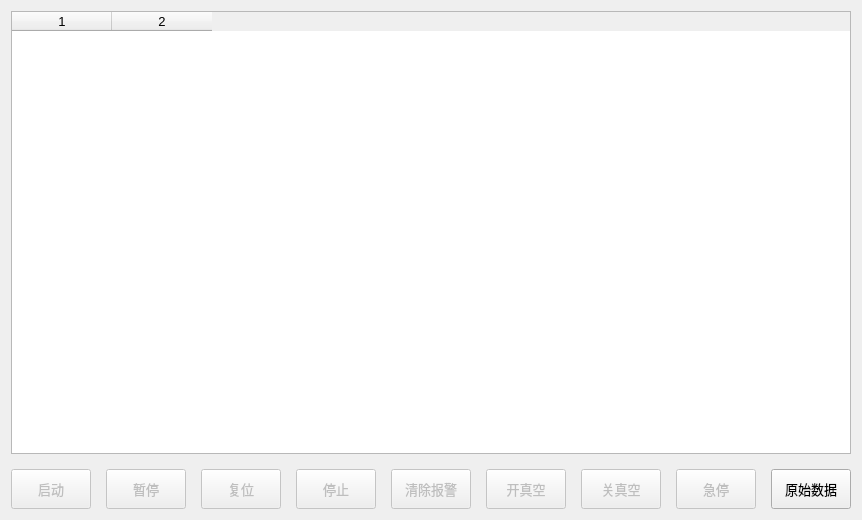
<?xml version="1.0" encoding="UTF-8"?>
<ui version="4.0">
 <class>CoaterMgrWidgetClass</class>
 <widget class="QMainWindow" name="CoaterMgrWidgetClass">
  <property name="geometry">
   <rect>
    <x>0</x>
    <y>0</y>
    <width>815</width>
    <height>520</height>
   </rect>
  </property>
  <property name="font">
   <font>
    <pointsize>10</pointsize>
   </font>
  </property>
  <property name="windowTitle">
   <string>涂布机设置</string>
  </property>
  <widget class="QWidget" name="centralWidget">
   <layout class="QVBoxLayout" name="verticalLayout" stretch="9,1">
    <property name="spacing">
     <number>15</number>
    </property>
    <item>
     <widget class="QTableWidget" name="TableAlarm">
      <property name="editTriggers">
       <set>QAbstractItemView::NoEditTriggers</set>
      </property>
      <property name="columnCount">
       <number>2</number>
      </property>
      <column/>
      <column/>
     </widget>
    </item>
    <item>
     <layout class="QHBoxLayout" name="horizontalLayout">
      <property name="spacing">
       <number>15</number>
      </property>
      <item>
       <widget class="QPushButton" name="ButtonStartup">
        <property name="enabled">
         <bool>false</bool>
        </property>
        <property name="sizePolicy">
         <sizepolicy hsizetype="Preferred" vsizetype="Preferred">
          <horstretch>0</horstretch>
          <verstretch>0</verstretch>
         </sizepolicy>
        </property>
        <property name="maximumSize">
         <size>
          <width>16777215</width>
          <height>40</height>
         </size>
        </property>
        <property name="text">
         <string>启动</string>
        </property>
       </widget>
      </item>
      <item>
       <widget class="QPushButton" name="ButtonPause">
        <property name="enabled">
         <bool>false</bool>
        </property>
        <property name="sizePolicy">
         <sizepolicy hsizetype="Preferred" vsizetype="Preferred">
          <horstretch>0</horstretch>
          <verstretch>0</verstretch>
         </sizepolicy>
        </property>
        <property name="maximumSize">
         <size>
          <width>16777215</width>
          <height>40</height>
         </size>
        </property>
        <property name="text">
         <string>暂停</string>
        </property>
       </widget>
      </item>
      <item>
       <widget class="QPushButton" name="ButtonReset">
        <property name="enabled">
         <bool>false</bool>
        </property>
        <property name="sizePolicy">
         <sizepolicy hsizetype="Preferred" vsizetype="Preferred">
          <horstretch>0</horstretch>
          <verstretch>0</verstretch>
         </sizepolicy>
        </property>
        <property name="maximumSize">
         <size>
          <width>16777215</width>
          <height>40</height>
         </size>
        </property>
        <property name="text">
         <string>复位</string>
        </property>
       </widget>
      </item>
      <item>
       <widget class="QPushButton" name="ButtonStop">
        <property name="enabled">
         <bool>false</bool>
        </property>
        <property name="sizePolicy">
         <sizepolicy hsizetype="Preferred" vsizetype="Preferred">
          <horstretch>0</horstretch>
          <verstretch>0</verstretch>
         </sizepolicy>
        </property>
        <property name="maximumSize">
         <size>
          <width>16777215</width>
          <height>40</height>
         </size>
        </property>
        <property name="text">
         <string>停止</string>
        </property>
       </widget>
      </item>
      <item>
       <widget class="QPushButton" name="ButtonClearAlarm">
        <property name="enabled">
         <bool>false</bool>
        </property>
        <property name="sizePolicy">
         <sizepolicy hsizetype="Preferred" vsizetype="Preferred">
          <horstretch>0</horstretch>
          <verstretch>0</verstretch>
         </sizepolicy>
        </property>
        <property name="maximumSize">
         <size>
          <width>16777215</width>
          <height>40</height>
         </size>
        </property>
        <property name="text">
         <string>清除报警</string>
        </property>
       </widget>
      </item>
      <item>
       <widget class="QPushButton" name="ButtonOpenVacuum">
        <property name="enabled">
         <bool>false</bool>
        </property>
        <property name="sizePolicy">
         <sizepolicy hsizetype="Preferred" vsizetype="Preferred">
          <horstretch>0</horstretch>
          <verstretch>0</verstretch>
         </sizepolicy>
        </property>
        <property name="maximumSize">
         <size>
          <width>16777215</width>
          <height>40</height>
         </size>
        </property>
        <property name="text">
         <string>开真空</string>
        </property>
       </widget>
      </item>
      <item>
       <widget class="QPushButton" name="ButtonCloseVacuum">
        <property name="enabled">
         <bool>false</bool>
        </property>
        <property name="sizePolicy">
         <sizepolicy hsizetype="Preferred" vsizetype="Preferred">
          <horstretch>0</horstretch>
          <verstretch>0</verstretch>
         </sizepolicy>
        </property>
        <property name="maximumSize">
         <size>
          <width>16777215</width>
          <height>40</height>
         </size>
        </property>
        <property name="text">
         <string>关真空</string>
        </property>
       </widget>
      </item>
      <item>
       <widget class="QPushButton" name="ButtonHalt">
        <property name="enabled">
         <bool>false</bool>
        </property>
        <property name="sizePolicy">
         <sizepolicy hsizetype="Preferred" vsizetype="Preferred">
          <horstretch>0</horstretch>
          <verstretch>0</verstretch>
         </sizepolicy>
        </property>
        <property name="maximumSize">
         <size>
          <width>16777215</width>
          <height>40</height>
         </size>
        </property>
        <property name="text">
         <string>急停</string>
        </property>
       </widget>
      </item>
      <item>
       <widget class="QPushButton" name="ButtonPLCData">
        <property name="sizePolicy">
         <sizepolicy hsizetype="Preferred" vsizetype="Preferred">
          <horstretch>0</horstretch>
          <verstretch>0</verstretch>
         </sizepolicy>
        </property>
        <property name="maximumSize">
         <size>
          <width>16777215</width>
          <height>40</height>
         </size>
        </property>
        <property name="text">
         <string>原始数据</string>
        </property>
       </widget>
      </item>
     </layout>
    </item>
   </layout>
  </widget>
 </widget>
 <layoutdefault spacing="6" margin="11"/>
 <resources/>
 <connections/>
</ui>
